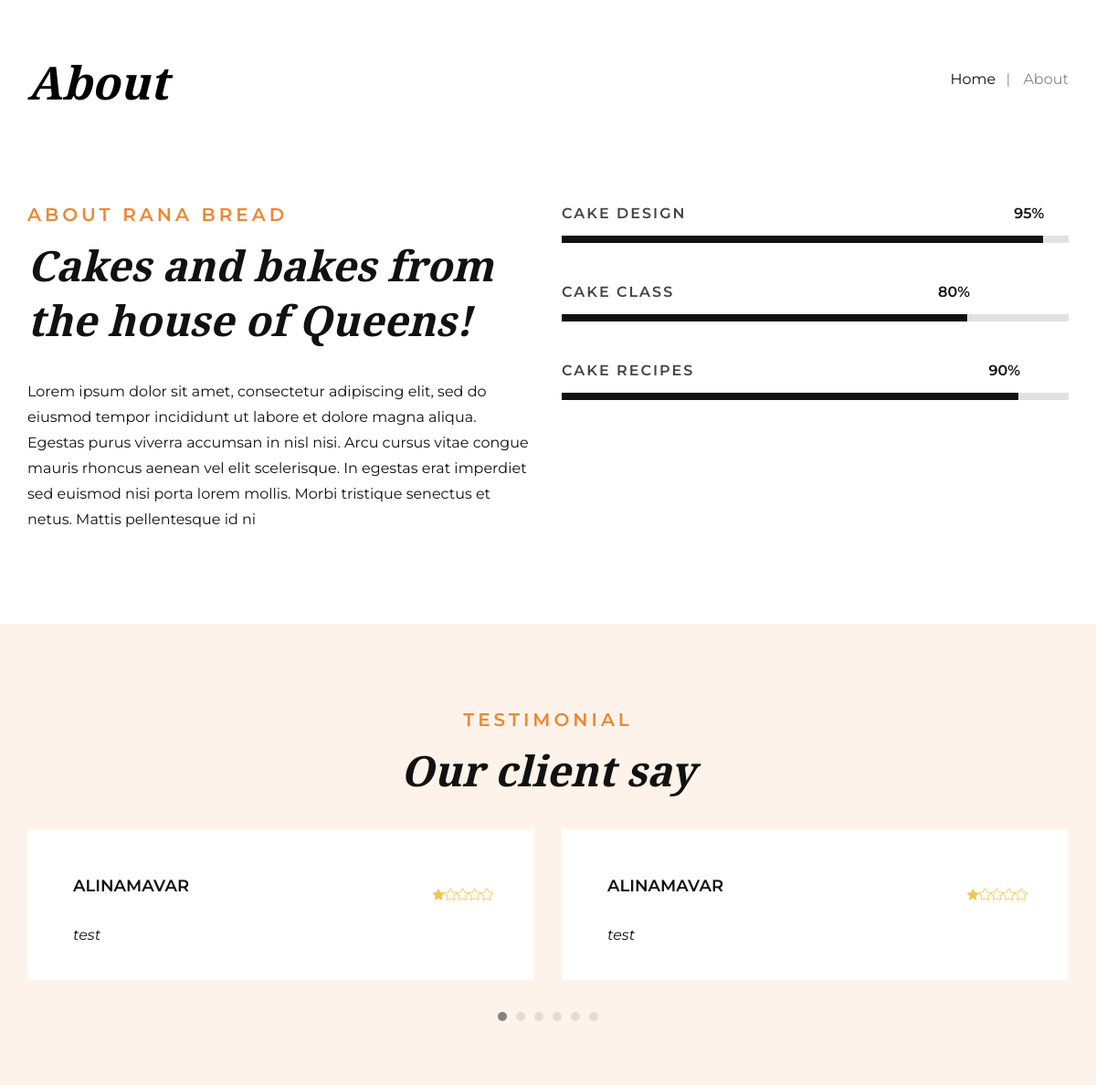
Page /about-us on the committed database.
### site_module/models.py (models this page shows, shortened)
class site_settings(models.Model):
    name = models.CharField(max_length=100, verbose_name='نام سایت')
    site_url = models.CharField(max_length=400, verbose_name='دامنه ی سایت')
    about_text = models.TextField(verbose_name='درباره ی ما')
    address = models.TextField(verbose_name='آدرست سایت')
    phone_num = models.CharField(max_length=15, verbose_name='شماره ی تلفن')
    email = models.CharField(max_length=150, verbose_name='ایمیل')
    copy_right = models.TextField(verbose_name='کپی رایت')
    site_logo = models.ImageField(upload_to='images/site_setting', verbose_name='لوگوی سایت')
    is_main_setting = models.BooleanField(default=False, verbose_name='تنظیمات اصلی')
    work_hours = models.TextField(verbose_name='ساعات کاری')
    short_description = models.TextField(verbose_name='توضیحات کوتاه')
    class Meta:
        verbose_name = 'site setting'
        verbose_name_plural = "site Setting's"

### home_module/models.py (models this page shows, shortened)
class feedback_Model(models.Model):
    author = models.ForeignKey(User, on_delete=models.CASCADE, verbose_name='نویسنده')
    created_date = models.DateTimeField(auto_now_add=True, verbose_name='تاریخ ثبت')
    feedback = models.TextField(verbose_name='متن پیام')
    satisfied = models.BooleanField(verbose_name='کاربر راضی بوده؟')
    rating = models.PositiveIntegerField(default=1, verbose_name='امتیاز (1 تا 5)')
    class Meta:
        verbose_name = 'feedback'
        verbose_name_plural = 'feedbacks'

### account_module/models.py (models this page shows, shortened)
class User(AbstractUser):
    username = models.CharField(max_length=150, null=True, blank=True, unique=False, verbose_name='نام کاربری')
    email = models.EmailField(unique=True, verbose_name='ایمیل')
    avatar = models.ImageField(upload_to='images/users', verbose_name='تصویر آواتار', null=True, blank=True)
    email_active_code = models.CharField(max_length=75, verbose_name='کد فعالسازی ایمیل', null=True, blank=True)
    about_user = models.TextField(verbose_name='درباره کاربر', null=True, blank=True)
    address = models.CharField(max_length=250, verbose_name='آدرس کاربر')
    USERNAME_FIELD = 'email'  # شناسه ورود ایمیل
    REQUIRED_FIELDS = ['username']  # نام کاربری فیلد ضروری

### home_module/views.py (the view)
# urls.py: path('about-us', views.AboutView.as_view(), name='about'),
class AboutView(TemplateView):
    template_name = 'home_module/about.html'
    def get_context_data(self, **kwargs):
        context = super(AboutView, self).get_context_data(**kwargs)
        context['settings'] = site_settings.objects.filter(is_main_setting=True).first()
        context['feedbacks'] = feedback_Model.objects.filter(satisfied=True).all().order_by('-created_date')
        return context

### polls/templatetags/custom_filters.py (called while the page is built)
@register.filter
def custom_range(value):
    return range(value)

### home_module/templates/home_module/about.html (shortened to what this page needs)
{% extends 'shared/layout.html' %}
{% load custom_filters %}
{% block content %}
    <div class="breadcrumb-option">
        <div class="container">
            <div class="row">
                <div class="col-lg-6 col-md-6 col-sm-6">
                    <div class="breadcrumb__text">
                        <h2>About</h2>
                    </div>
                </div>
                <div class="col-lg-6 col-md-6 col-sm-6">
                    <div class="breadcrumb__links">
                        <a href=".{% url 'home' %}">Home</a>
                        <span>About</span>
                    </div>
                </div>
            </div>
        </div>
    </div>
    <section class="about spad">
        <div class="container">
            <div class="row">
                <div class="col-lg-6 col-md-6">
                    <div class="about__text">
                        <div class="section-title">
                            <span>About {{ settings.name }}</span>
                            <h2> {{ settings.short_description }}</h2>
                        </div>
                        <p>{{ settings.about_text }}</p>
                    </div>
                </div>
                <div class="col-lg-6 col-md-6">
                    <div class="about__bar">
                        <div class="about__bar__item">
                            <p>Cake design</p>
                            <div id="bar1" class="barfiller">
                                <div class="tipWrap"><span class="tip"></span></div>
                                <span class="fill" data-percentage="95"></span>
                            </div>
                        </div>
                        <div class="about__bar__item">
                            <p>Cake Class</p>
                            <div id="bar2" class="barfiller">
                                <div class="tipWrap"><span class="tip"></span></div>
                                <span class="fill" data-percentage="80"></span>
                            </div>
                        </div>
                        <div class="about__bar__item">
                            <p>Cake Recipes</p>
                            <div id="bar3" class="barfiller">
                                <div class="tipWrap"><span class="tip"></span></div>
                                <span class="fill" data-percentage="90"></span>
                            </div>
                        </div>
                    </div>
                </div>
            </div>
        </div>
    </section>
    <section class="testimonial spad">
        <div class="container">
            <div class="row">
                <div class="col-lg-12 text-center">
                    <div class="section-title">
                        <span>Testimonial</span>
                        <h2>Our client say</h2>
                    </div>
                </div>
            </div>
            <div class="row">
                <div class="testimonial__slider owl-carousel">
                    {% for feedback in feedbacks %}
                        <div class="col-lg-6">
                            <div class="testimonial__item">
                                <div class="testimonial__author">
                                    <div class="testimonial__author__text">
                                        <h5>{{ feedback.author.username }}</h5>
                                    </div>
                                </div>
                                <div class="rating">
                                    {% for i in 5|custom_range %}
                                        {% if i < feedback.rating %}
                                            <span class="icon_star"></span>
                                        {% else %}
                                            <span class="icon_star_alt"></span>
                                        {% endif %}
                                    {% endfor %}
                                </div>
                                <p>{{ feedback.feedback }}</p>
                            </div>
                        </div>
                    {% endfor %}
                </div>
                </div>
            </div>
    </section>
{% endblock %}

### static/css/barfiller.css (style rules this page uses)
.barfiller { width:100%; height:12px; background:#fcfcfc; border:1px solid #ccc; position:relative; margin-bottom:20px; box-shadow: inset 1px 4px 9px -6px rgba(0,0,0,.5); -moz-box-shadow: inset 1px 4px 9px -6px rgba(0,0,0,.5); }
.barfiller .fill { display:block; position:relative; width:0px; height:100%; background:#333; z-index:1; }
.barfiller .tipWrap { display:none; }
.barfiller .tip { margin-top:-30px; padding:2px 4px; font-size:11px; color:#fff; left:0px; position:absolute; z-index:2; background: #333; }
.barfiller .tip:after { border:solid; border-color:rgba(0,0,0,.8) transparent; border-width:6px 6px 0 6px; content:""; display:block; position:absolute; left:9px; top:100%; z-index:9 }

### rows in the picture
site_settings: name "RANA BREAD", short_description "Cakes and bakes from the house of Queens!", about_text "Lorem ipsum dolor sit amet, consectetur adipiscing elit, sed do eiusmod tempor incididunt ut labore et dolore magna aliqua. Egestas purus viverra accumsan in nisl nisi. Arcu cursus vitae congue mauris rhoncus aenean vel elit scelerisque. In egestas erat imperdiet sed euismod nisi porta lorem mollis. Morbi tristique senectus et netus. Mattis pellentesque id ni"
feedback_Model: author.username "ALINAMAVAR", rating 1 (drawn), feedback "test"
feedback_Model: author.username "ALINAMAVAR", rating 1 (drawn), feedback "test"
